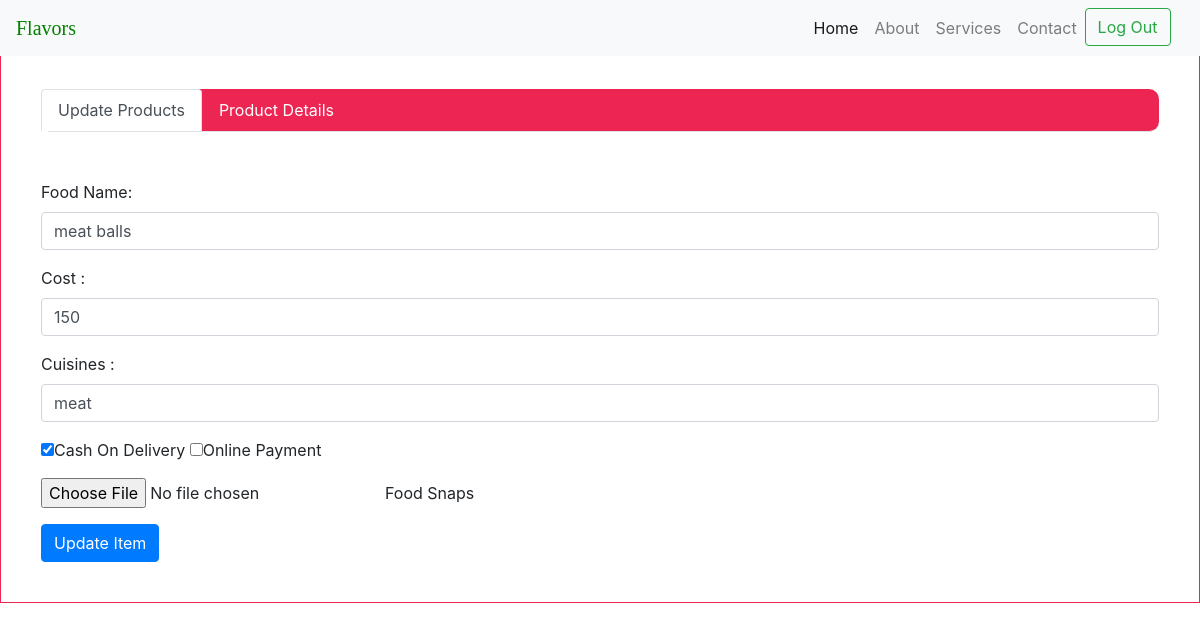
The page /update.php?food_id=2 (signed in) on the database its author committed.
### tables this page shows
CREATE TABLE `tbfood` (
  `food_id` int(11) NOT NULL,
  `fldvendor_id` int(11) NOT NULL,
  `foodname` varchar(100) NOT NULL,
  `cost` bigint(15) NOT NULL,
  `cuisines` varchar(50) NOT NULL,
  `paymentmode` varchar(50) NOT NULL,
  `fldimage` varchar(1000) NOT NULL
);

### update.php (the view, shortened to what this page needs)
<?php
include("connection.php");
extract($_REQUEST);
if(isset($_SESSION['id']))
{
if(!empty($_GET['food_id']))
{
	$food_id=$_GET['food_id'];
	$query=mysqli_query($con,"select * from tbfood   where food_id='$food_id'");
if(mysqli_num_rows($query))
{
	 $row=mysqli_fetch_array($query);
     $rfoodname=$row['foodname'];
     $rcost=$row['cost'];
     $rcuisines=$row['cuisines'];
     $rpaymentmode=$row['paymentmode'];
}
else
{
	header("location:food.php");
}
}
else
{
	header("location:food.php");
}
}
else
{
	header("location:vendor_login.php");
}
?>
<!DOCTYPE html>
<html lang="en">
<head>
  <link rel="stylesheet" href="https://maxcdn.bootstrapcdn.com/bootstrap/4.3.1/css/bootstrap.min.css">
     <link rel="stylesheet" href="path/to/font-awesome/css/font-awesome.min.css">
	 <link rel="stylesheet" href="https://use.fontawesome.com/releases/v5.8.1/css/all.css">
</head>
<body>
<nav class="navbar navbar-expand-lg navbar-light bg-light fixed-top">
    <a class="navbar-brand" href="../index.php"><span style="color:green;font-family: 'Permanent Marker', cursive;">Flavors</span></a>
    <div class="collapse navbar-collapse" id="navbarResponsive">
      <ul class="navbar-nav ml-auto">
        <li class="nav-item active">
          <a class="nav-link" href="index.php">Home
              </a>
        </li>
        <li class="nav-item">
          <a class="nav-link" href="aboutus.php">About</a>
        </li>
        <li class="nav-item">
          <a class="nav-link" href="services.php">Services</a>
        </li>
        <li class="nav-item">
          <a class="nav-link" href="contact.php">Contact</a>
        </li>
		<li class="nav-item">
		  <form method="post">
          <?php
			if(empty($_SESSION['id']))
			{
			?>
		   <button class="btn btn-outline-danger my-2 my-sm-0" name="login">Log In</button>&nbsp;&nbsp;&nbsp;
            <?php
			}
			else
			{
			?>
			<button class="btn btn-outline-success my-2 my-sm-0" name="logout" type="submit">Log Out</button>&nbsp;&nbsp;&nbsp;
			<?php
			}
			?>
			</form>
        </li>
      </ul>
    </div>
</nav>
<br><br>
<div class="middle" style=" position:fixed; padding:40px; border:1px solid #ED2553;  width:100%;">
	   <ul class="nav nav-tabs nabbar_inverse" id="myTab" style="background:#ED2553;border-radius:10px 10px 10px 10px;" role="tablist">
          <li class="nav-item">
             <a class="nav-link active" id="home-tab" data-toggle="tab" href="#viewitem" role="tab" aria-controls="home" aria-selected="true">Update Products</a>
          </li>
              <a class="nav-link" style="color:white;" id="profile-tab"  aria-selected="false">Product Details</a>
       </ul>
	   <br><br>
	   <div class="tab-content" id="myTabContent">
            <div class="tab-pane fade show active" id="viewitem" role="tabpanel" aria-labelledby="home-tab">
                        <form action="" method="post" enctype="multipart/form-data">
                                     <div class="form-group">
                                     <label for="food_name">Food Name:</label>
                                            <input type="text" class="form-control" id="food_name" value="<?php if(isset($rfoodname)) { echo $rfoodname;}?>" placeholder="Enter Food Name" name="food_name" required>
                                     </div>
                                     <div class="form-group">
                                            <label for="cost">Cost :</label>
                                            <input type="number" class="form-control" id="cost"  value="<?php if(isset($rcost)) { echo $rcost;}?>" placeholder="10000" name="cost" required>
                                     </div>
	                                 <div class="form-group">
                                            <label for="cuisines">Cuisines :</label>
                                            <input type="text" class="form-control" id="cuisines" value="<?php if(isset($rcuisines)) { echo $rcuisines;}?>" placeholder="Enter Cuisines" name="cuisines" required>
                                    </div>
							        <div class="form-group">
									<?php
			                          $pay=explode(",",$rpaymentmode);
			                           ?>
                                         <input type="checkbox" <?php if(in_array("COD",$pay)) { echo "checked"; } ?> name="chk[]" value="COD"/>Cash On Delivery
			                             <input type="checkbox" <?php if(in_array("Online Payment",$pay)) { echo "checked"; } ?> name="chk[]" value="Online Payment"/>Online Payment
								         <br>
			      			        </div>
	                                <div class="form-group">
                                         <input type="file" accept="image/*" name="food_pic"/>Food Snaps
                                    </div>
                                    <button type="submit" name="update" class="btn btn-primary">Update Item</button>
									<br>
                               </form>
	        </div>
	  </div>
	</div>
</body>
</html>

### update.php (style rules this page uses)
ul li a { color:white;padding:40px; }

### rows shown on the page
tbfood: food_name "meat balls", cost "150", cuisines "meat", paymentmode "☑"
